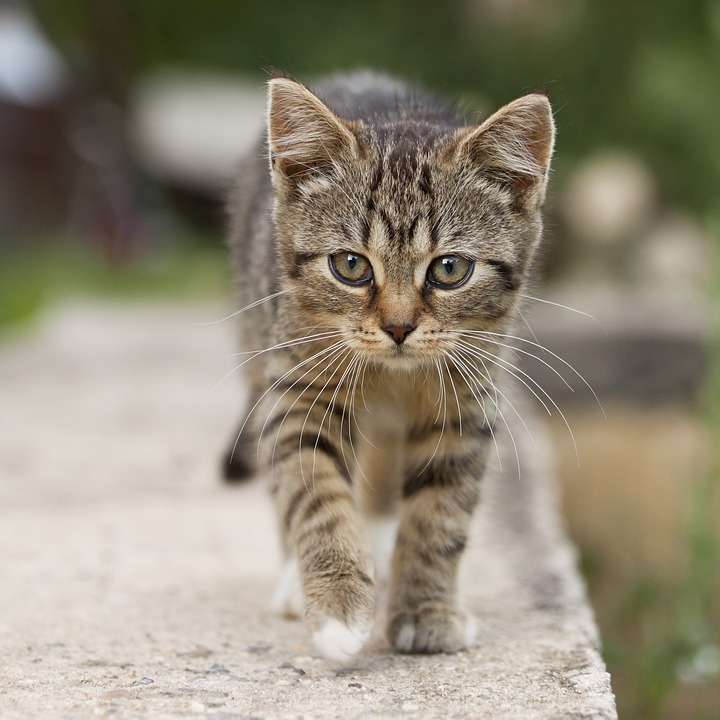
#> input picture data/kitten.jpg, 720 x 720 px
$ python app.py
#> lines starting #> are read from the running program, lines starting #| are printed output that depends on the picture
from tvm.driver import tvmc
import numpy as np
import io
import os
from PIL import Image

MOUNT_DIR = '/sample/data/'

records_filename = MOUNT_DIR + 'tune_resnet50_1_3_224_224.json'
model_filename = MOUNT_DIR + 'resnet50-v1-7.onnx'
labels_filename = MOUNT_DIR + 'synset.txt'
test_filename = MOUNT_DIR + 'kitten.jpg'


def load_file(img):
#> called with img = '/sample/data/kitten.jpg'
    with open(img, "rb") as fh:
        data = fh.read()
    img = Image.open(io.BytesIO(data))
#> img is the input picture: PIL image 720x720 RGB; mean R, G, B 143.1, 136, 117.7

    return img

def softmax(x):
    exp_x = np.exp(x - np.max(x))
    return exp_x / exp_x.sum(axis=0)

def load_labels(label_file):
    with open(label_file, 'r') as f:
        labels = [label.rstrip() for label in f]
        return labels

def preprocess(img):
    img = img.resize((256, 256), Image.Resampling.BILINEAR)
#> img: PIL image 256x256 RGB
    img = img.crop((16, 16, 240, 240))
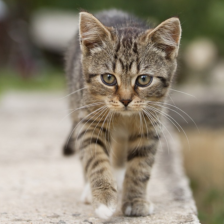
#> img: PIL image 224x224 RGB; mean R, G, B 145.5, 136.5, 119.4
    img = img.convert('RGB')
    img = np.array(img).astype(np.float32)
#> img: shape (224, 224, 3) float32

    mean = np.array([0.485, 0.456, 0.406])
    stddev = np.array([0.229, 0.224, 0.225])
    img = ((img / 255.0) - mean) / stddev
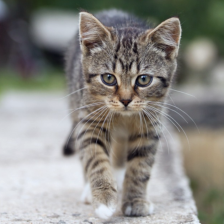
#> img: shape (224, 224, 3) float64; mean R, G, B 0.373, 0.353, 0.276; drawn with min black and max white

    img = np.expand_dims(img, 0)
    img = np.transpose(img, [0, 3, 1, 2]).astype(np.float32)

    return img

def postprocess(scores):
    scores = np.squeeze(scores)
    return softmax(scores)

def top_class(N, probs, labels):
    results = np.argsort(probs)[::-1]

    classes = []
    for i in range(N):
        item = results[i]
        classes.append({
            "class": labels[item],
            "prob": float(probs[item])
        })

    return classes

def run_inference():
    image = load_file(test_filename)
    input_data = preprocess(image)

    model = tvmc.load(
        model_filename,
        shape_dict={'data' : [1, 3, 224, 224]}
    )
    package = tvmc.compile(
        model,
        target="llvm",
        tuning_records=records_filename,
        package_path="tvm_package"
    )

    scores = tvmc.run(
        package,
        device="cpu",
        inputs={"data": input_data}
    )
    scores = scores.get_output("output_0")
    probs = postprocess(scores)

    labels = load_labels(labels_filename)
    response = top_class(5, probs, labels)

    print(response)

run_inference()
#> (the call stopped at in run_inference, `model = tvmc.load( model_filename, shape_dict={'data' : [1, 3, 224, 22..`: tvm is not available in this run)
